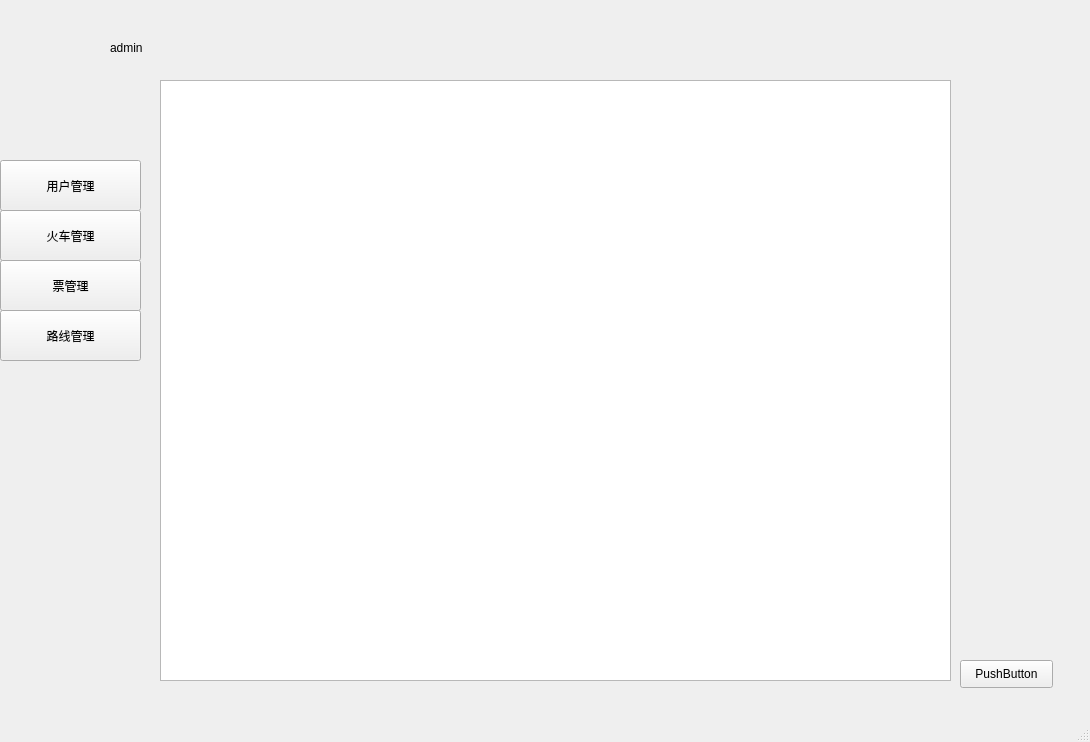
<?xml version="1.0" encoding="UTF-8"?>
<ui version="4.0">
 <class>MainWindow</class>
 <widget class="QMainWindow" name="MainWindow">
  <property name="geometry">
   <rect>
    <x>0</x>
    <y>0</y>
    <width>1090</width>
    <height>742</height>
   </rect>
  </property>
  <property name="windowTitle">
   <string>MainWindow</string>
  </property>
  <widget class="QWidget" name="centralwidget">
   <widget class="QPushButton" name="pushButton_2">
    <property name="geometry">
     <rect>
      <x>0</x>
      <y>160</y>
      <width>141</width>
      <height>51</height>
     </rect>
    </property>
    <property name="text">
     <string>用户管理</string>
    </property>
   </widget>
   <widget class="QPushButton" name="pushButton_3">
    <property name="geometry">
     <rect>
      <x>0</x>
      <y>210</y>
      <width>141</width>
      <height>51</height>
     </rect>
    </property>
    <property name="text">
     <string>火车管理</string>
    </property>
   </widget>
   <widget class="QPushButton" name="pushButton_4">
    <property name="geometry">
     <rect>
      <x>0</x>
      <y>260</y>
      <width>141</width>
      <height>51</height>
     </rect>
    </property>
    <property name="text">
     <string>票管理</string>
    </property>
   </widget>
   <widget class="QPushButton" name="pushButton_5">
    <property name="geometry">
     <rect>
      <x>0</x>
      <y>310</y>
      <width>141</width>
      <height>51</height>
     </rect>
    </property>
    <property name="text">
     <string>路线管理</string>
    </property>
   </widget>
   <widget class="QLabel" name="label">
    <property name="geometry">
     <rect>
      <x>0</x>
      <y>10</y>
      <width>91</width>
      <height>71</height>
     </rect>
    </property>
    <property name="text">
     <string/>
    </property>
   </widget>
   <widget class="QPushButton" name="pushButton">
    <property name="geometry">
     <rect>
      <x>960</x>
      <y>660</y>
      <width>93</width>
      <height>28</height>
     </rect>
    </property>
    <property name="text">
     <string>PushButton</string>
    </property>
   </widget>
   <widget class="QTableWidget" name="tableWidget">
    <property name="geometry">
     <rect>
      <x>160</x>
      <y>80</y>
      <width>791</width>
      <height>601</height>
     </rect>
    </property>
   </widget>
   <widget class="QLabel" name="label_2">
    <property name="geometry">
     <rect>
      <x>110</x>
      <y>40</y>
      <width>72</width>
      <height>15</height>
     </rect>
    </property>
    <property name="text">
     <string>admin</string>
    </property>
   </widget>
  </widget>
  <widget class="QMenuBar" name="menubar">
   <property name="geometry">
    <rect>
     <x>0</x>
     <y>0</y>
     <width>1090</width>
     <height>26</height>
    </rect>
   </property>
  </widget>
  <widget class="QStatusBar" name="statusbar"/>
 </widget>
 <resources/>
 <connections/>
</ui>
